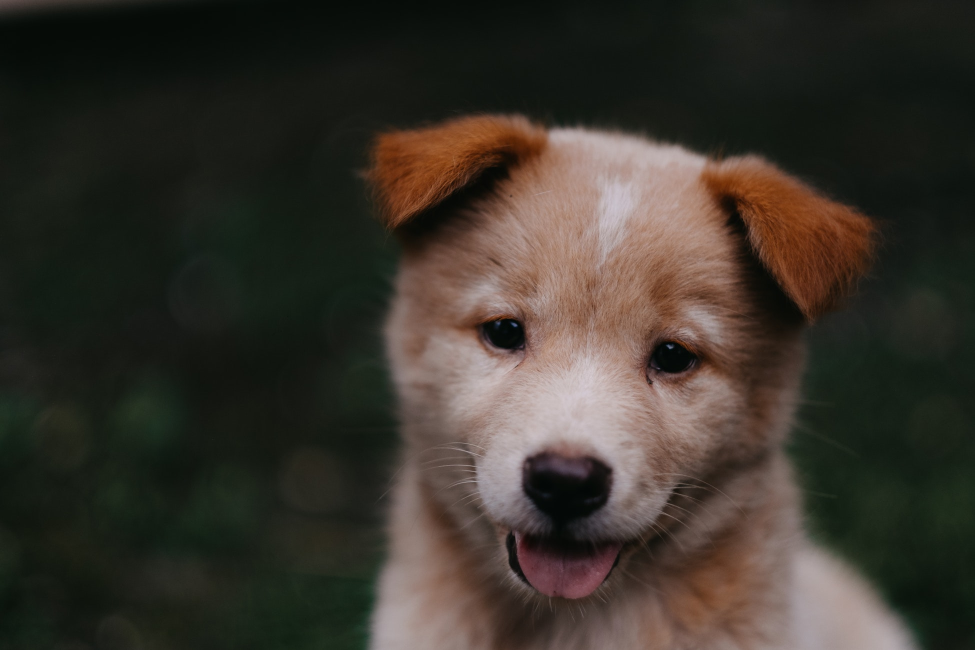
#> input picture DATA/00-puppy.jpg, 1950 x 1300 px, given in place of the camera (shown at 1/2 size)
$ jupyter execute --allow-errors section7_ObjectTracking.ipynb   (text cells are left out)
#> lines starting #> are read from the running program, lines starting #| are printed output that depends on the picture; after the words box and inside, x2 and y2 are one past the last pixel; in counts of white or black regions, pixels touching at a corner belong together
[cell 1]
import numpy as np
import cv2

[cell 2]
corner_track_params = dict(maxCorners=10, qualityLevel=0.3, minDistance=7, blockSize=7)
# maxCorner: max number of points to track

[cell 3]
lk_params = dict(winSize=(200,200), maxLevel=2, criteria=(cv2.TERM_CRITERIA_EPS | cv2.TERM_CRITERIA_COUNT, 10,0.03)) # LK params
# larger window: tracks faster movements, not sensitive to small movement
# smaller window: can't track faster movements, sensitive to small movement

# Level: LK uses image pyramid in its methods. Each level corresponds to a resolution. Level2=res. 1/(2^level)=1/4
# Image pyramid: signal or an image is subject to repeated smoothing and subsampling.

# criteria EPS: epsilon choice (here 0.03) which exchanges speed vs. accuracy or our tracking.
# smaller epsilon ends tracking sooner.
# Criteria count: number of iterations (here 10)

[cell 4]
cap = cv2.VideoCapture(0)

ret, pre_frame = cap.read()
#> pre_frame is the input picture: shape (1300, 1950, 3); mean B, G, R 43.8, 51.8, 57.3

pre_gray = cv2.cvtColor(pre_frame, cv2.COLOR_BGR2GRAY)
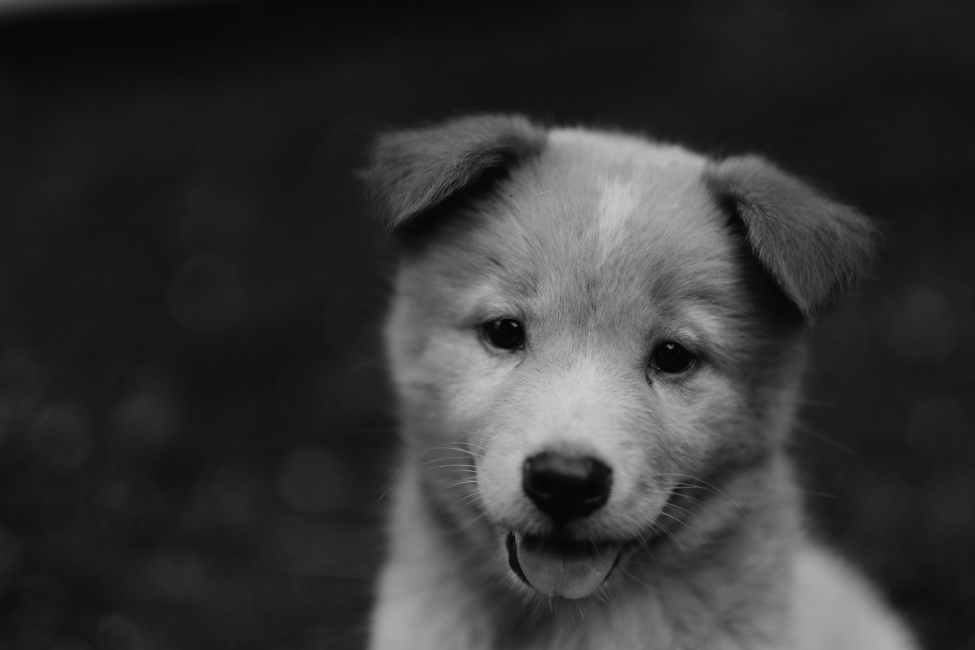
#> pre_gray: shape (1300, 1950) (shown at 1/2 size); min 1, max 209, mean 52.6

# Points to track
prevPts = cv2.goodFeaturesToTrack(pre_gray, mask=None, **corner_track_params)
#> prevPts = [[1340, 695], [1033, 651], [1303, 765], [1334, 691], [950, 938], [1031, 1149], [1334, 1002], [997, 646], [1279, 726], [1024, 647]]

mask = np.zeros_like(pre_frame) # for visualizing

while True:

    ret, frame = cap.read()
    frame_gray = cv2.cvtColor(frame, cv2.COLOR_BGR2GRAY)

    nextPts, status, err = cv2.calcOpticalFlowPyrLK(pre_gray, frame_gray, prevPts, None, **lk_params)
#> nextPts has the same summary as prevPts; status = [1, 1, 1, 1, 1, 1, 1, 1, 1, 1]; err = [0, 0, 0, 0, 0, 0, 0, 0, 0, 0]
    # status returns a vector that contains ones where it has found optical flow for the corresponding features
    # we're tracking max 10 points here, as defined in dictionary lk_params

    # Connecting the previous points to next points
    good_new = nextPts[status==1]
#> good_new has the same summary as prevPts
    good_pre = prevPts[status==1]
#> good_pre has the same summary as prevPts

    for i, (new,prev) in enumerate(zip(good_new, good_pre)):

        x_new, y_new = new.ravel() # flatens a matrix, same as reshape(-1, order=order)
        x_prev, y_prev = prev.ravel()
        x_new = int(x_new)
        y_new = int(y_new)
        x_prev = int(x_prev)
        y_prev = int(y_prev)


        mask = cv2.line(mask, (x_new,y_new), (x_prev,y_prev), (0,255,0), 3)

        frame = cv2.circle(frame, (x_new,y_new), 8, (0,0,255), -1)
#> this loop made 10 passes
#> (x_new, y_new, x_prev, y_prev) on passes 1 to 10: (1340, 695, 1340, 695), (1033, 651, 1033, 651), (1303, 765, 1303, 765), (1334, 691, 1334, 691), (950, 938, 950, 938), (1031, 1149, 1031, 1149), (1334, 1002, 1334, 1002), (997, 646, 997, 646), (1279, 726, 1279, 726), (1024, 647, 1024, 647)
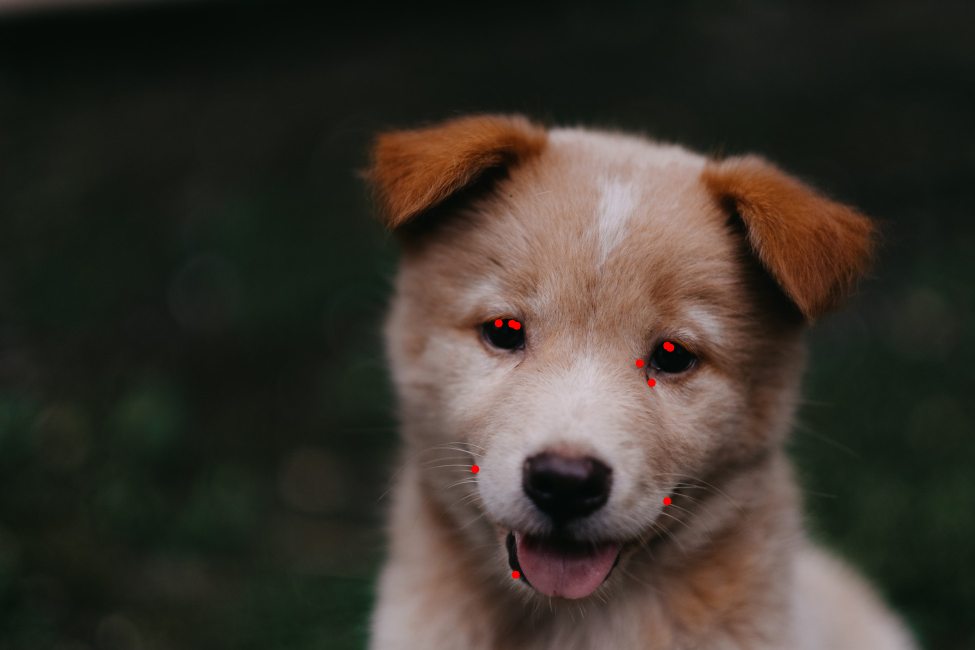
#> frame: shape (1300, 1950, 3) (shown at 1/2 size); mean B, G, R 43.7, 51.8, 57.4
#> mask: shape (1300, 1950, 3); mean of channels 0, 1, 2 0, 0, 0

    img = cv2.add(frame, mask)
    cv2.imshow('Tracking', img)

    k = cv2.waitKey(30) & 0xFF
#> (key Esc is pressed here)
    if k==27:
        break

    prev_gray = frame_gray.copy()
    prevPts = good_new.reshape(-1,1,2) # change to the format accepted by cv2.goodFeaturesToTrack


cv2.destroyAllWindows()
cap.release()

[cell 5]
cap = cv2.VideoCapture(0)
ret, frame1 = cap.read()

prvsImg = cv2.cvtColor(frame1, cv2.COLOR_BGR2GRAY)

hsv_mask = np.zeros_like(frame1)
hsv_mask[:,:,1] = 255

while True:
    ret, frame2 = cap.read()
    nextImg = cv2.cvtColor(frame2, cv2.COLOR_BGR2GRAY)

    flow = cv2.calcOpticalFlowFarneback(prvsImg, nextImg, None, 0.5, 3, 15, 3, 5, 1.2, 0)
    # flow gives x and y of the flow arrow in the direction of movement
    # we change it to polar coordinate to use it for HSV coloring

    mag, ang = cv2.cartToPolar(flow[:,:,0], flow[:,:,1], angleInDegrees=True) #flow: for each pixel, x and y
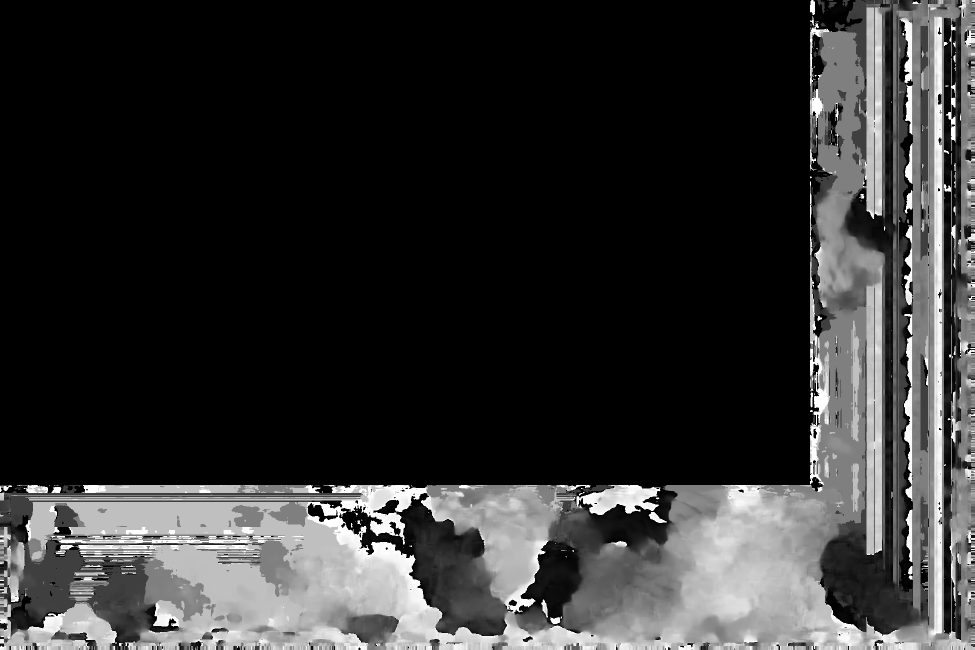
#> ang: shape (1300, 1950) float32 (shown at 1/2 size); min 0, max 360, mean 69.7; drawn with min black and max white

    hsv_mask[:,:,0] = ang/2
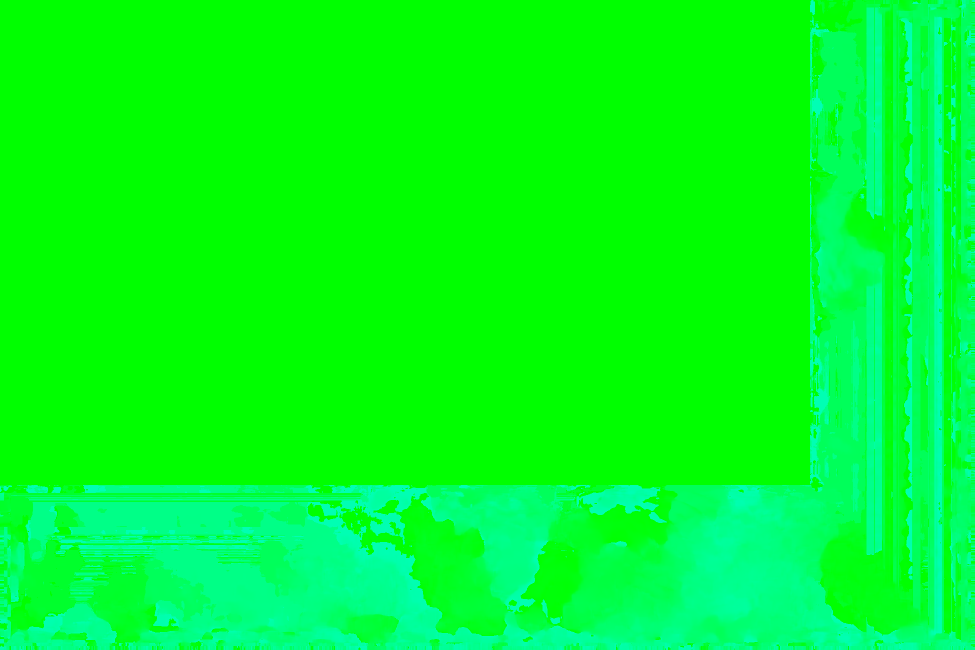
#> hsv_mask: shape (1300, 1950, 3) (shown at 1/2 size); mean of channels 0, 1, 2 34.7, 255, 0; drawn as B, G, R
    hsv_mask[:,:,2] = cv2.normalize(mag, None, 0, 255, cv2.NORM_MINMAX)
#> hsv_mask: shape (1300, 1950, 3); 0.37% of pixels changed, all inside (x1, y1, x2, y2) = (0, 0, 1950, 1300)

    bgr = cv2.cvtColor(hsv_mask, cv2.COLOR_HSV2BGR)
    cv2.imshow('Frame', bgr)

    k = cv2.waitKey(10) & 0xFF
#> (key Esc is pressed here)
    if k == 27:
        break

    prvsImg = nextImg

cap.release()
cv2.destroyAllWindows()

[cell 6]
import cv2
import numpy as np

[cell 7]
cap = cv2.VideoCapture(0)

ret, frame = cap.read()

# We first detect face and then track it by meanshift algorithm
face_cascade = cv2.CascadeClassifier('DATA/haarcascades/haarcascade_frontalface_default.xml')
face_rects = face_cascade.detectMultiScale(frame)
#> face_rects = ()

#> (the rest of this cell did not finish here and is left out)

$ run again, on DATA/Denis_Mukwege.jpg
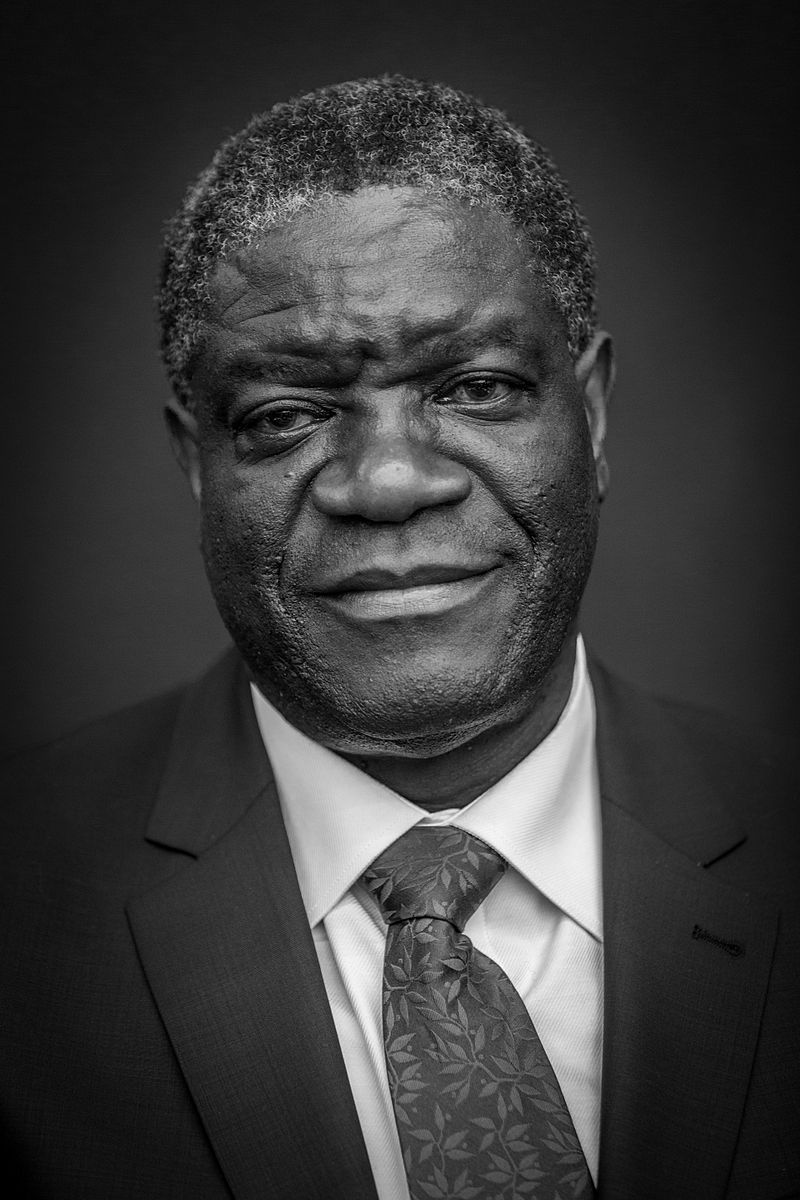
#> input picture DATA/Denis_Mukwege.jpg, 800 x 1200 px, given in place of the camera
#> pre_frame is the input picture: shape (1200, 800, 3); min 0, max 255, mean 58.8
#> prevPts = [[484, 165], [250, 221], [462, 932], [241, 219], [256, 216], [250, 185], [282, 195], [424, 144], [443, 132], [447, 126]]
#> nextPts has the same summary as prevPts; status = [1, 1, 1, 1, 1, 1, 1, 1, 1, 1]; err = [0, 0, 0, 0, 0, 0, 0, 0, 0, 0]
#> good_new has the same summary as prevPts
#> good_pre has the same summary as prevPts
#> the loop `for i, (new,prev) in enumerate(zip(good_new, good_pre)): ` made 10 passes
#> (x_new, y_new, x_prev, y_prev) on passes 1 to 8: (484, 165, 484, 165), (250, 221, 250, 221), (462, 932, 462, 932), (241, 219, 241, 219), (256, 216, 256, 216), (250, 185, 250, 185), (282, 195, 282, 195), (424, 144, 424, 144)
#> face_rects = [[131, 187, 515, 515]]
#> face_x = 131; face_y = 187; w = 515
#> `track_window = (face_x, face_y, w, h)`: track_window = (131, 187, 515, 515)
#> `roi = frame[face_y:face_y+h, face_x: face_x+w]`:
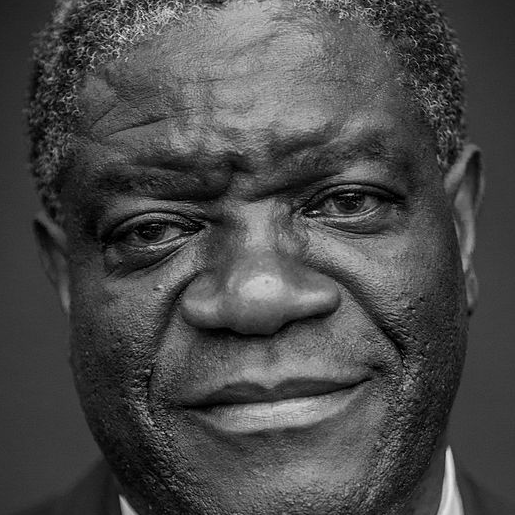
#> roi: shape (515, 515, 3); min 0, max 255, mean 74.1
#> hsv_roi: shape (515, 515, 3); mean H, S, V 0, 0, 74.1
#> roi_hist = 180 values, max 265225 at index 0, min 0 at index 1, mean 1473.5
#> hsv: shape (1200, 800, 3); mean H, S, V 0, 0, 58.8
#> dst: shape (1200, 800); every value is 255
#> `ret, track_window = cv2.meanShift(dst, track_window, term_criteria)`: ret = 0
#> x = 131; y = 187
#> `ret, track_window = cv2.CamShift(dst, track_window, term_criteria)`: ret = ((388, 444), (617.8, 617.8), 90); track_window = (78, 134, 620, 620)
#> `pts = cv2.boxPoints(ret)`: pts = [[79.12, 135.1], [696.9, 135.1], [696.9, 752.9], [79.12, 752.9]]
#> `pts = np.int0(pts)`: pts = [[79, 135], [696, 135], [696, 752], [79, 752]]
#> `img2 = cv2.polylines(frame, [pts], True, (0,0,255), 5)`:
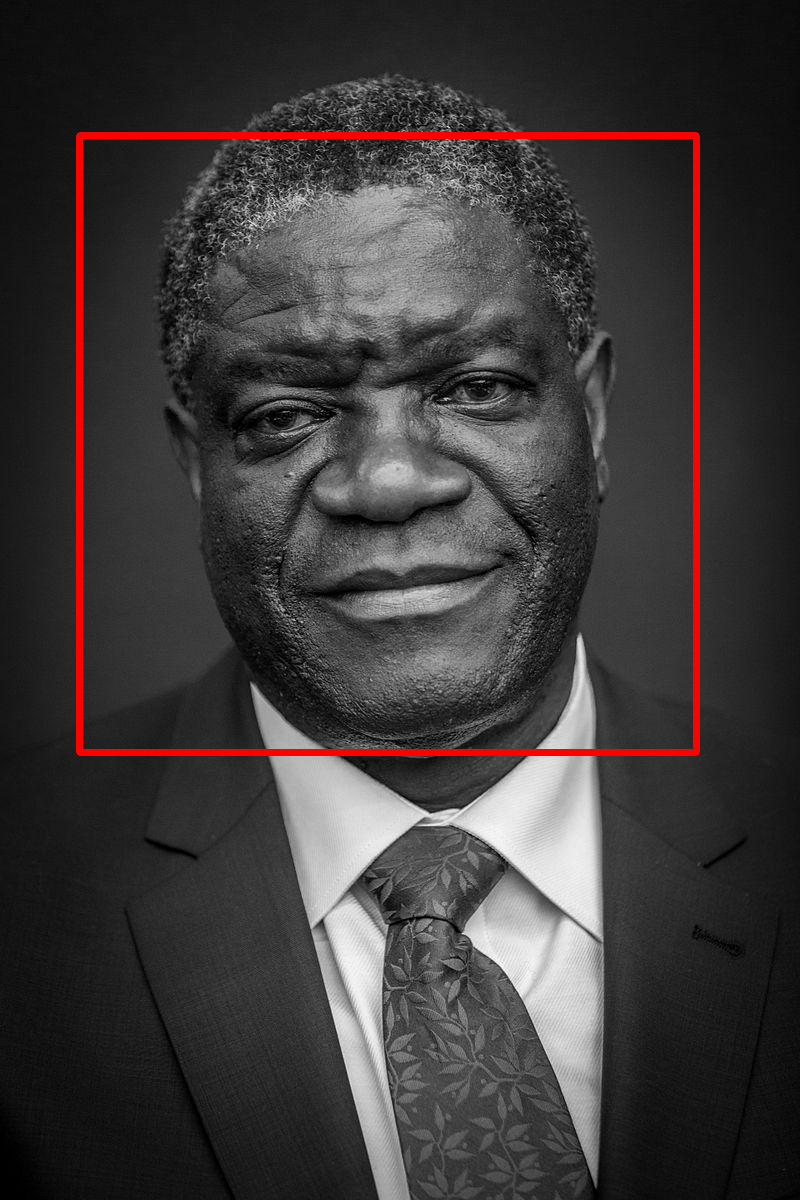
#> img2: shape (1200, 800, 3); mean B, G, R 57.9, 57.9, 62.5

$ run again, on DATA/Nadia_Murad.jpg
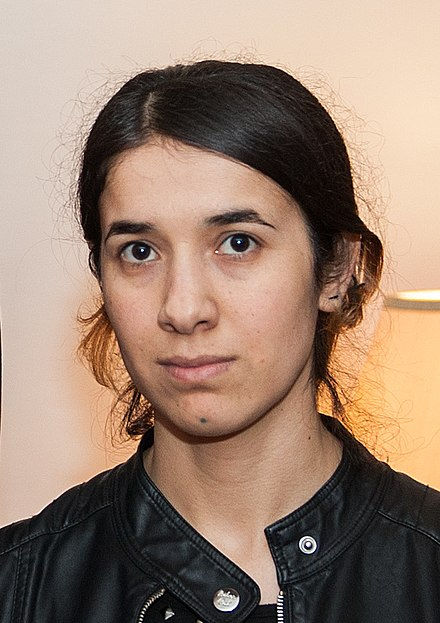
#> input picture DATA/Nadia_Murad.jpg, 440 x 623 px, given in place of the camera
#> pre_frame is the input picture: shape (623, 440, 3); mean B, G, R 112.7, 129.2, 153.8
#> prevPts = [[309, 546], [280, 616], [280, 595], [141, 615], [145, 608], [238, 241], [141, 249], [226, 593], [261, 602], [284, 610]]
#> nextPts has the same summary as prevPts; status = [1, 1, 1, 1, 1, 1, 1, 1, 1, 1]; err = [0, 0, 0, 0, 0, 0, 0, 0, 0, 0]
#> good_new has the same summary as prevPts
#> good_pre has the same summary as prevPts
#> the loop `for i, (new,prev) in enumerate(zip(good_new, good_pre)): ` made 10 passes
#> (x_new, y_new, x_prev, y_prev) on passes 1 to 8: (309, 546, 309, 546), (280, 616, 280, 616), (280, 595, 280, 595), (141, 615, 141, 615), (145, 608, 145, 608), (238, 241, 238, 241), (141, 249, 141, 249), (226, 593, 226, 593)
#> after the loop `for i, (new,prev) in enumerate(zip(good_new, good_pre)):`:
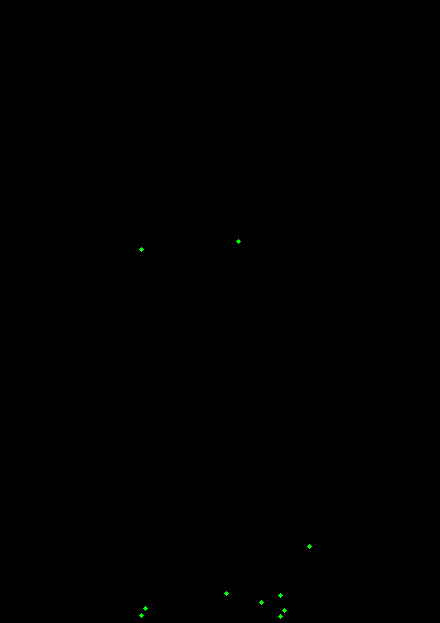
#> mask: shape (623, 440, 3); mean of channels 0, 1, 2 0, 0.1, 0; drawn as B, G, R
#> face_rects = [[55, 141, 276, 276]]
#> face_x = 55; face_y = 141; w = 276
#> `track_window = (face_x, face_y, w, h)`: track_window = (55, 141, 276, 276)
#> hsv_roi: shape (276, 276, 3); mean H, S, V 12.1, 97.1, 163.7
#> roi_hist = 180 values, max 19887 at index 11, min 0 at index 28, mean 423.2
#> hsv: shape (623, 440, 3); mean H, S, V 29, 73.3, 154.7
#> `ret, track_window = cv2.meanShift(dst, track_window, term_criteria)`: ret = 5; track_window = (60, 140, 276, 276)
#> x = 60; y = 140
#> `track_window = (face_x, face_y, w, h)`: track_window = (55, 141, 276, 276)
#> `ret, track_window = cv2.CamShift(dst, track_window, term_criteria)`: ret = ((194.5, 280), (314.9, 346.3), 135.8); track_window = (73, 155, 243, 250)
#> `pts = cv2.boxPoints(ret)`: pts = [[186.6, 46.09], [428.1, 294.3], [202.4, 513.9], [-39.1, 265.7]]
#> `pts = np.int0(pts)`: pts = [[186, 46], [428, 294], [202, 513], [-39, 265]]
#> `img2 = cv2.polylines(frame, [pts], True, (0,0,255), 5)`:
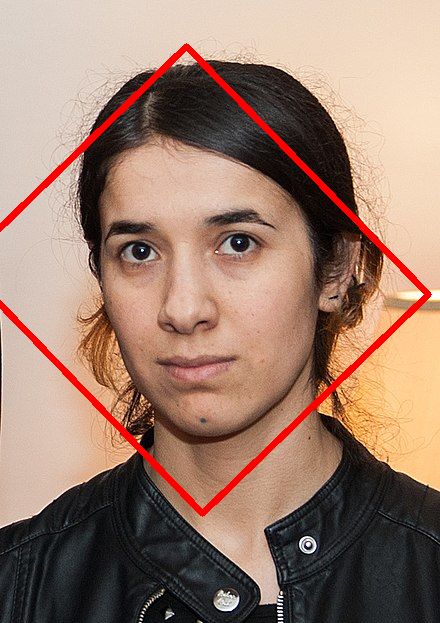
#> img2: shape (623, 440, 3); mean B, G, R 109.6, 125.6, 156.7
